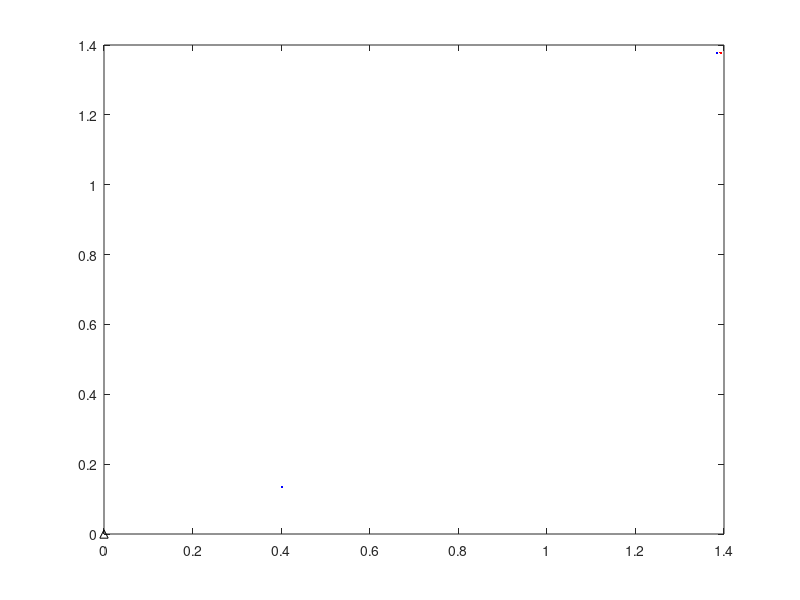

Write the MATLAB code that produced this figure. (Note: this script raises an error after producing the figure.)
function dinamika_basa
                           %  Динамика дислокаций в зерне
tic
    T=500;  
    b0=3.0e-04;   
    b=b0; 

    Dx=2;  
    Dy=2; 

    cx=1; 
    cy=1;   
    h=3000;  
    N=1;
    a=0.001;   
    na=1;         
    ds=0.1;         
    Sila=0.001;  
    omega=0.04;  
    omeg=zeros(1,2); 
    n0=300;    
    qp=0;  
    qm=0; 

xdd=[0.5*Dx 0]; 
ydd=[0 0];  

xd=[0.5*Dx ]; 
yd=[0 ];


x=Dx*rand(1,N);  
y=Dy*rand(1,N);  

q1=zeros(1,T); 
q2=zeros(1,T); 
 %xj=zeros(T,n0);  yj=zeros(T,n0); bj=zeros(T,n0);

 hp = plot(x,y,'b.',x,y,'r.',0,0,'k^');
                 %mov = avifile('ex.avi','QUALITY',100)


%   Итерационный процесс
for i=1:T;          
        
     omeg=omega.*[1  0];
    [x,y]= iter(x,y,xdd,ydd,b,omeg,Sila,h);
        
                
                %  Рождение дислокаций
 xi=(Dx-2*ds).*rand(1,na)+ds;  yi=(Dy-2*ds).*rand(1,na)+ds;        
           if rem(i,2)==0
               xii=xi-ds;      yii=yi;
           else
                xii=xi+ds;     yii=yi;
           end
    x=[x xi xii];  y=[y yi yii];  bn=b0*ones(1,na);    b= [b bn -bn];   
                
      % Аннигиляция дислокаций        
     g1=find(b>0);  g2=find(b<0);
 for j=g1
     A=(x(g2)-x(j)).^2+(y(g2)-y(j)).^2;      [e,ii]=min(A);  k=g2(ii);
          if  e<a;   g1=setdiff(g1,j);   g2=setdiff(g2,k);   end;
 end
     x1=x(g1); y1=y(g1);  x2=x(g2); y2=y(g2); b1=b(g1); b2=b(g2);
     x=[x1 x2]; y=[y1 y2]; b=[b1 b2]; 

           % Накопление деформации
    kp=find(x>Dx);   if min(kp)>0;    qp=qp+length(kp);    end;
    km=find(x<0);    if min(km)>0;   qm=qm+length(km);    end;
                  q1(i)= qp;  q2(i)=qm; 

%--   Формирвание массива для сохранения                          
   nn(i)=length(y);     ki=1:nn(i);
% xj(i,ki)=x; yj(i,ki)=y;  bj(i,ki)=b;
%-------------------------------------     
           %  Сток дислокаций  
   kk=find(x<0 | x>Dx);  si=setdiff(ki,kk); x=x(si); y=y(si); b=b(si);      

        %Рост субграницы
    f1=find(abs(x1-Dx/2)<Dx/4);    f2=find(abs(x2-Dx/2)<Dx/4);
      No(i)=length(f1)-length(f2);     
      
    
    %  Динамика дислокаций (мультфильм)     
 set(hp(1),'xdata', x1,'ydata',y1, 'erase','xor','MarkerSize',14)
 set(hp(2),'xdata', x2,'ydata',y2, 'erase','xor','MarkerSize',14)
 set(hp(3),'xdata', xd,'ydata',yd, 'erase','xor','MarkerSize',12,'MarkerFaceColor','black')
 drawnow
          axis([-0.2  Dx+0.2 0 Dy]);  grid on
 %    F = getframe(gca); mov = addframe(mov,F);
end
% mov = close(mov);

toc
%========================




t=1:T; R=nn./(Dx*Dy*1e-8); 
e2=q2.*b0/Dy; e1=q1.*b0/Dy;   O=No.*b0/Dy;

figure
subplot(2,2,1)
hist(x1,40); hhi=get(gca,'Children'); set(hhi,'FaceColor','c'); axis([0 Dx 0 50 ]); 
subplot(2,2,2)
hist(x2,40) ;hhii=get(gca,'Children'); set(hhii,'FaceColor','c'); axis([0 Dx 0 50 ]); 
subplot(2,2,3)
plotyy(t,R,t,O); % axis([0 0.15 0 6e9])
subplot(2,2,4)
plot(t,e1,t,e2)



%%%%%%%%%%%%%%%%%%%%%%%%%%
function [x,y]= iter(x,y,x0,y0,b,omega,Sila,h)
N=length(y);   G=zeros(1,N);  %No=length(omega);   Go=zeros(1,No);

    for j=1:N;  
        G(j)= sum(b.*Gxy(x(j)-x,y(j)-y)); 
    end      
     Go=omega(1).*Dxy(x-x0(1),y-y0(1))+omega(2).*Dxy(x-x0(2),y-y0(2));   
     S=sinh(b.*(Sila+G+Go));     x=x+h.*S;
%============================
function f =Dxy(x,y)
b=3.0e-18;     f= - y.*x./(x.^2+y.^2+b^2);
%---------------------------------      
function f =Gxy(x,y)
b=3.0e-18;   f = x.*(x.^2-y.^2)./(x.^2+y.^2+b^2).^2;


